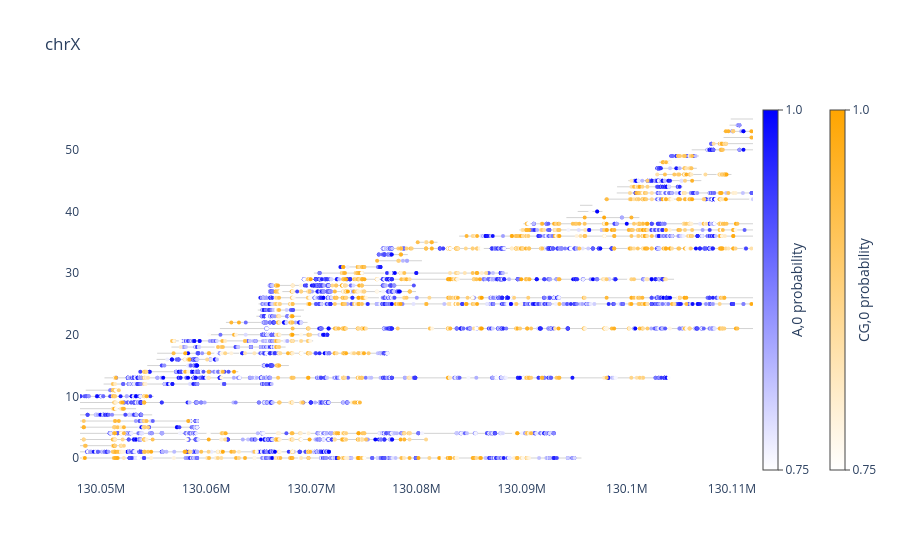

Notebook code for this chart:
### Code cell
plot_read_browser.plot_read_browser(
    mod_file_name=extract_hp1,
    region=region1,
    motifs=["A,0", "CG,0"],
    thresh=190,
    sort_by=["read_start"],
)

### Figure 1 — Plotly figure (JSON) as saved in the notebook; plotly's stock layout.template omitted (floating-point values rounded to 4 significant figures; data arrays with more than 128 entries replaced by an {"elided": "..."} marker saying what was removed)
{"data": [{"line": {"color": "lightgrey", "width": 1}, "mode": "lines", "showlegend": false, "type": "scatter", "x": [129987095, 130095686], "y": [0, 0]}, {"line": {"color": "lightgrey", "width": 1}, "mode": "lines", "showlegend": false, "type": "scatter", "x": [130005352, 130071705], "y": [1, 1]}, {"line": {"color": "lightgrey", "width": 1}, "mode": "lines", "showlegend": false, "type": "scatter", "x": [130011710, 130052271], "y": [2, 2]}, {"line": {"color": "lightgrey", "width": 1}, "mode": "lines", "showlegend": false, "type": "scatter", "x": [130016342, 130080961], "y": [3, 3]}, {"line": {"color": "lightgrey", "width": 1}, "mode": "lines", "showlegend": false, "type": "scatter", "x": [130025922, 130093120], "y": [4, 4]}, {"line": {"color": "lightgrey", "width": 1}, "mode": "lines", "showlegend": false, "type": "scatter", "x": [130036941, 130059252], "y": [5, 5]}, {"line": {"color": "lightgrey", "width": 1}, "mode": "lines", "showlegend": false, "type": "scatter", "x": [130036941, 130059252], "y": [6, 6]}, {"line": {"color": "lightgrey", "width": 1}, "mode": "lines", "showlegend": false, "type": "scatter", "x": [130041811, 130054867], "y": [7, 7]}, {"line": {"color": "lightgrey", "width": 1}, "mode": "lines", "showlegend": false, "type": "scatter", "x": [130043894, 130053333], "y": [8, 8]}, {"line": {"color": "lightgrey", "width": 1}, "mode": "lines", "showlegend": false, "type": "scatter", "x": [130044137, 130074647], "y": [9, 9]}, {"line": {"color": "lightgrey", "width": 1}, "mode": "lines", "showlegend": false, "type": "scatter", "x": [130047329, 130055007], "y": [10, 10]}, {"line": {"color": "lightgrey", "width": 1}, "mode": "lines", "showlegend": false, "type": "scatter", "x": [130048545, 130051707], "y": [11, 11]}, {"line": {"color": "lightgrey", "width": 1}, "mode": "lines", "showlegend": false, "type": "scatter", "x": [130050242, 130066241], "y": [12, 12]}, {"line": {"color": "lightgrey", "width": 1}, "mode": "lines", "showlegend": false, "type": "scatter", "x": [130050329, 130104048], "y": [13, 13]}, {"line": {"color": "lightgrey", "width": 1}, "mode": "lines", "showlegend": false, "type": "scatter", "x": [130053595, 130063052], "y": [14, 14]}, {"line": {"color": "lightgrey", "width": 1}, "mode": "lines", "showlegend": false, "type": "scatter", "x": [130054394, 130067864], "y": [15, 15]}, {"line": {"color": "lightgrey", "width": 1}, "mode": "lines", "showlegend": false, "type": "scatter", "x": [130055282, 130061073], "y": [16, 16]}, {"line": {"color": "lightgrey", "width": 1}, "mode": "lines", "showlegend": false, "type": "scatter", "x": [130055338, 130077244], "y": [17, 17]}, {"line": {"color": "lightgrey", "width": 1}, "mode": "lines", "showlegend": false, "type": "scatter", "x": [130056695, 130067555], "y": [18, 18]}, {"line": {"color": "lightgrey", "width": 1}, "mode": "lines", "showlegend": false, "type": "scatter", "x": [130056745, 130070175], "y": [19, 19]}, {"line": {"color": "lightgrey", "width": 1}, "mode": "lines", "showlegend": false, "type": "scatter", "x": [130060237, 130071541], "y": [20, 20]}, {"line": {"color": "lightgrey", "width": 1}, "mode": "lines", "showlegend": false, "type": "scatter", "x": [130061303, 130112163], "y": [21, 21]}, {"line": {"color": "lightgrey", "width": 1}, "mode": "lines", "showlegend": false, "type": "scatter", "x": [130061877, 130069638], "y": [22, 22]}, {"line": {"color": "lightgrey", "width": 1}, "mode": "lines", "showlegend": false, "type": "scatter", "x": [130064771, 130069019], "y": [23, 23]}, {"line": {"color": "lightgrey", "width": 1}, "mode": "lines", "showlegend": false, "type": "scatter", "x": [130064902, 130069291], "y": [24, 24]}, {"line": {"color": "lightgrey", "width": 1}, "mode": "lines", "showlegend": false, "type": "scatter", "x": [130064980, 130116325], "y": [25, 25]}, {"line": {"color": "lightgrey", "width": 1}, "mode": "lines", "showlegend": false, "type": "scatter", "x": [130064991, 130116105], "y": [26, 26]}, {"line": {"color": "lightgrey", "width": 1}, "mode": "lines", "showlegend": false, "type": "scatter", "x": [130065997, 130079954], "y": [27, 27]}, {"line": {"color": "lightgrey", "width": 1}, "mode": "lines", "showlegend": false, "type": "scatter", "x": [130065997, 130079954], "y": [28, 28]}, {"line": {"color": "lightgrey", "width": 1}, "mode": "lines", "showlegend": false, "type": "scatter", "x": [130069200, 130104493], "y": [29, 29]}, {"line": {"color": "lightgrey", "width": 1}, "mode": "lines", "showlegend": false, "type": "scatter", "x": [130070241, 130088683], "y": [30, 30]}, {"line": {"color": "lightgrey", "width": 1}, "mode": "lines", "showlegend": false, "type": "scatter", "x": [130072664, 130076610], "y": [31, 31]}, {"line": {"color": "lightgrey", "width": 1}, "mode": "lines", "showlegend": false, "type": "scatter", "x": [130076114, 130080518], "y": [32, 32]}, {"line": {"color": "lightgrey", "width": 1}, "mode": "lines", "showlegend": false, "type": "scatter", "x": [130076299, 130079174], "y": [33, 33]}, {"line": {"color": "lightgrey", "width": 1}, "mode": "lines", "showlegend": false, "type": "scatter", "x": [130076789, 130114465], "y": [34, 34]}, {"line": {"color": "lightgrey", "width": 1}, "mode": "lines", "showlegend": false, "type": "scatter", "x": [130080105, 130082003], "y": [35, 35]}, {"line": {"color": "lightgrey", "width": 1}, "mode": "lines", "showlegend": false, "type": "scatter", "x": [130084052, 130114816], "y": [36, 36]}, {"line": {"color": "lightgrey", "width": 1}, "mode": "lines", "showlegend": false, "type": "scatter", "x": [130089781, 130235883], "y": [37, 37]}, {"line": {"color": "lightgrey", "width": 1}, "mode": "lines", "showlegend": false, "type": "scatter", "x": [130090162, 130129766], "y": [38, 38]}, {"line": {"color": "lightgrey", "width": 1}, "mode": "lines", "showlegend": false, "type": "scatter", "x": [130094249, 130101193], "y": [39, 39]}, {"line": {"color": "lightgrey", "width": 1}, "mode": "lines", "showlegend": false, "type": "scatter", "x": [130095330, 130097683], "y": [40, 40]}, {"line": {"color": "lightgrey", "width": 1}, "mode": "lines", "showlegend": false, "type": "scatter", "x": [130095548, 130096733], "y": [41, 41]}, {"line": {"color": "lightgrey", "width": 1}, "mode": "lines", "showlegend": false, "type": "scatter", "x": [130097835, 130151787], "y": [42, 42]}, {"line": {"color": "lightgrey", "width": 1}, "mode": "lines", "showlegend": false, "type": "scatter", "x": [130099043, 130122600], "y": [43, 43]}, {"line": {"color": "lightgrey", "width": 1}, "mode": "lines", "showlegend": false, "type": "scatter", "x": [130099075, 130105298], "y": [44, 44]}, {"line": {"color": "lightgrey", "width": 1}, "mode": "lines", "showlegend": false, "type": "scatter", "x": [130100137, 130107086], "y": [45, 45]}, {"line": {"color": "lightgrey", "width": 1}, "mode": "lines", "showlegend": false, "type": "scatter", "x": [130102795, 130109952], "y": [46, 46]}, {"line": {"color": "lightgrey", "width": 1}, "mode": "lines", "showlegend": false, "type": "scatter", "x": [130102879, 130106659], "y": [47, 47]}, {"line": {"color": "lightgrey", "width": 1}, "mode": "lines", "showlegend": false, "type": "scatter", "x": [130103059, 130104161], "y": [48, 48]}, {"line": {"color": "lightgrey", "width": 1}, "mode": "lines", "showlegend": false, "type": "scatter", "x": [130104220, 130106868], "y": [49, 49]}, {"line": {"color": "lightgrey", "width": 1}, "mode": "lines", "showlegend": false, "type": "scatter", "x": [130106172, 130116612], "y": [50, 50]}, {"line": {"color": "lightgrey", "width": 1}, "mode": "lines", "showlegend": false, "type": "scatter", "x": [130107985, 130112163], "y": [51, 51]}, {"line": {"color": "lightgrey", "width": 1}, "mode": "lines", "showlegend": false, "type": "scatter", "x": [130109197, 130112963], "y": [52, 52]}, {"line": {"color": "lightgrey", "width": 1}, "mode": "lines", "showlegend": false, "type": "scatter", "x": [130109197, 130125152], "y": [53, 53]}, {"line": {"color": "lightgrey", "width": 1}, "mode": "lines", "showlegend": false, "type": "scatter", "x": [130109764, 130110805], "y": [54, 54]}, {"line": {"color": "lightgrey", "width": 1}, "mode": "lines", "showlegend": false, "type": "scatter", "x": [130109880, 130161884], "y": [55, 55]}, {"marker": {"color": {"elided": "3919 float values"}, "colorbar": {"thickness": 15, "tickmode": "array", "ticks": "outside", "ticktext": ["0.75", "1.0"], "tickvals": [0.748, 0.998], "title": {"side": "right", "text": "A,0 probability"}, "x": 1, "y": 0.5}, "colorscale": [[0, "white"], [1, "blue"]], "size": 4}, "mode": "markers", "showlegend": false, "type": "scatter", "x": {"elided": "3919 int values"}, "y": {"elided": "3919 int values"}}, {"marker": {"color": {"elided": "1405 float values"}, "colorbar": {"thickness": 15, "tickmode": "array", "ticks": "outside", "ticktext": ["0.75", "1.0"], "tickvals": [0.748, 0.998], "title": {"side": "right", "text": "CG,0 probability"}, "x": 1.1, "y": 0.5}, "colorscale": [[0, "white"], [1, "orange"]], "size": 4}, "mode": "markers", "showlegend": false, "type": "scatter", "x": {"elided": "1405 int values"}, "y": {"elided": "1405 int values"}}], "layout": {"autosize": true, "barmode": "overlay", "hovermode": "closest", "plot_bgcolor": "rgba(0, 0, 0, 0)", "title": {"text": "chrX"}, "xaxis": {"range": [130048000, 130112000], "type": "linear"}, "yaxis": {"autorange": true, "range": [-4.154, 58.15], "type": "linear"}}}
